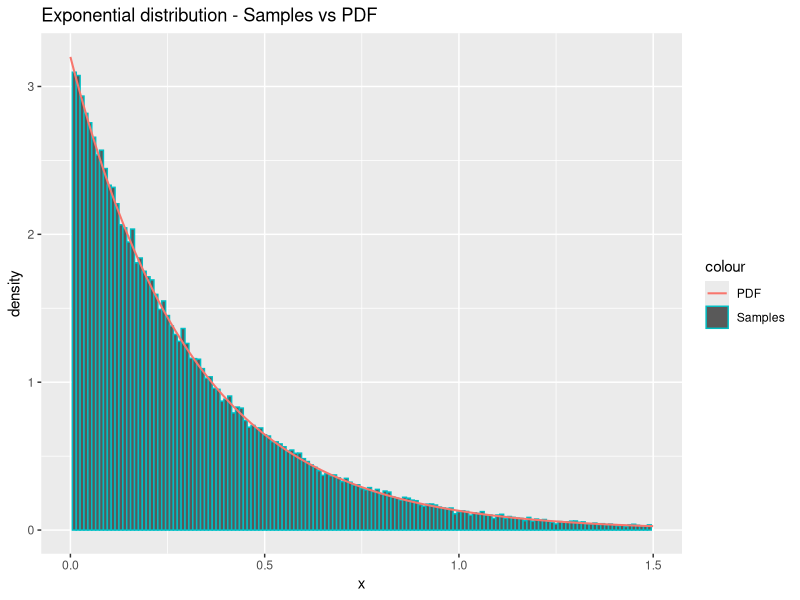
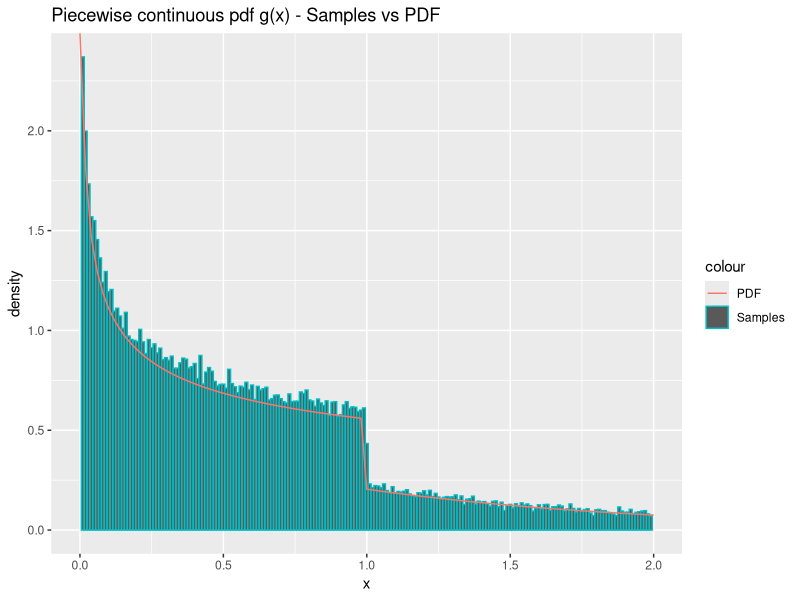
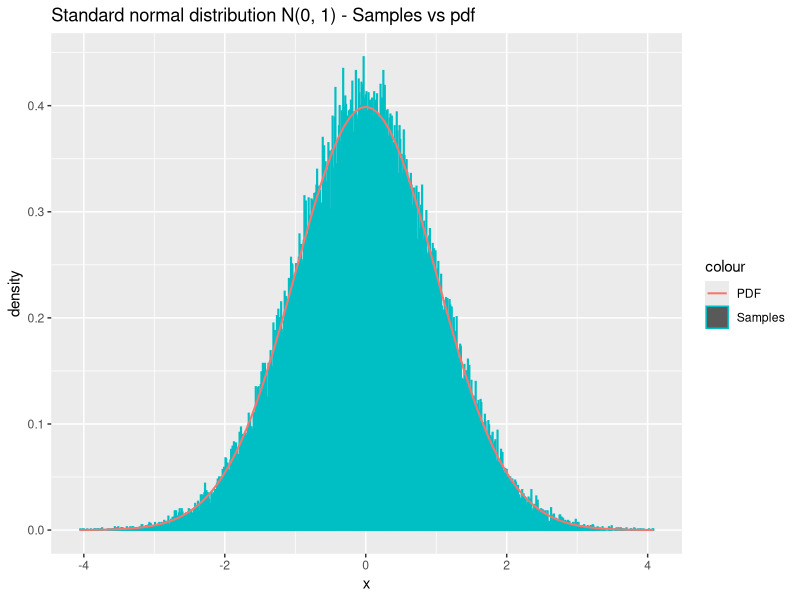
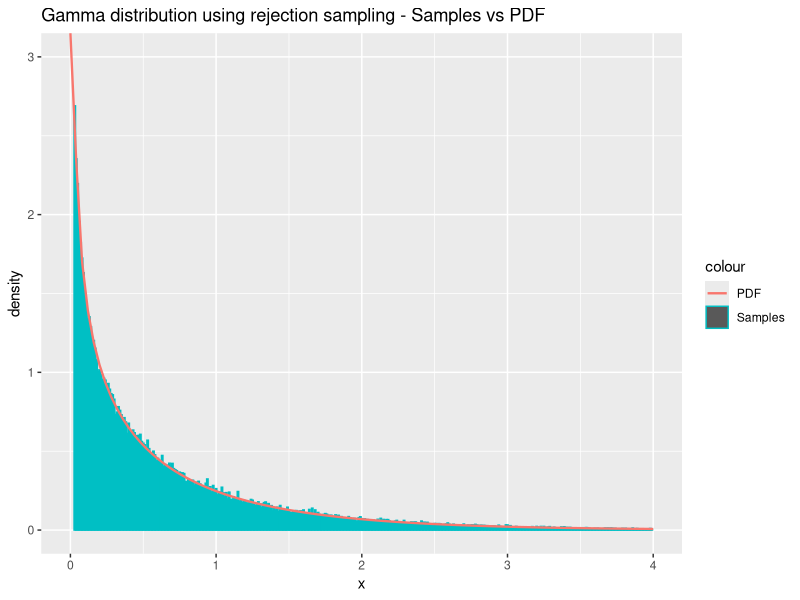
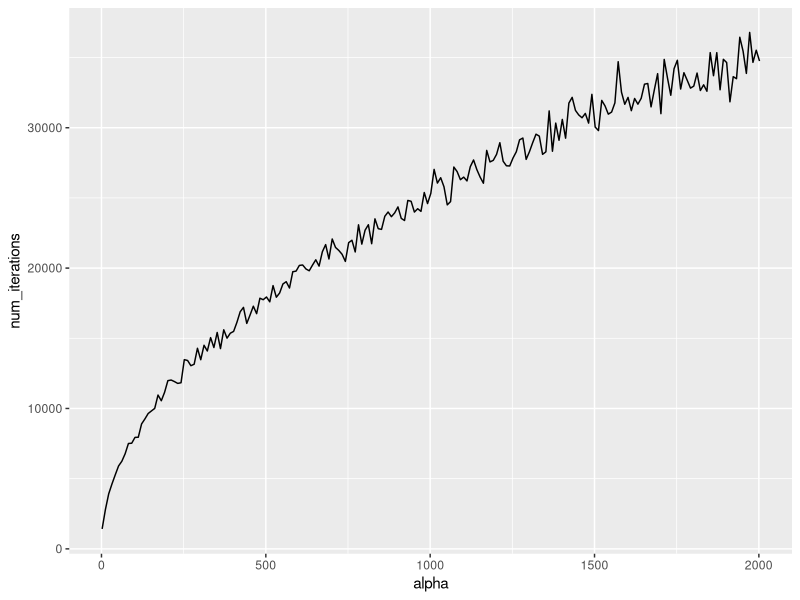
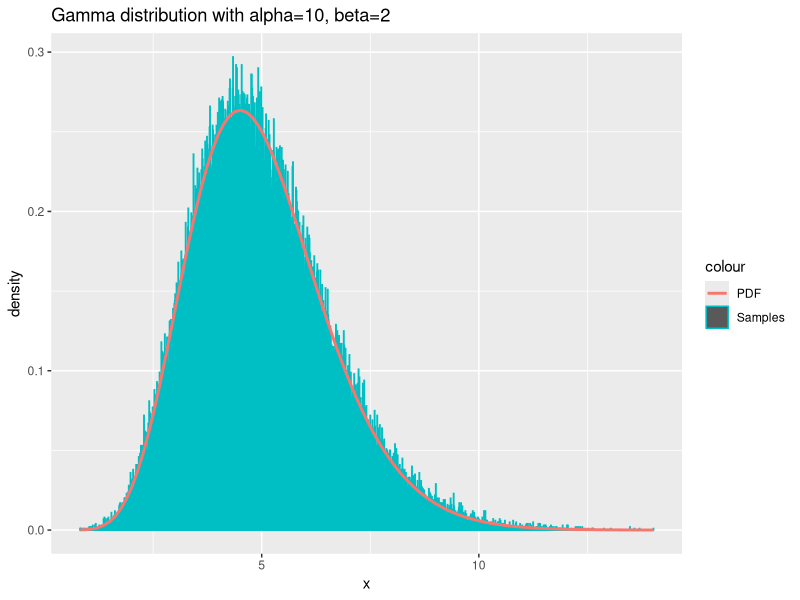
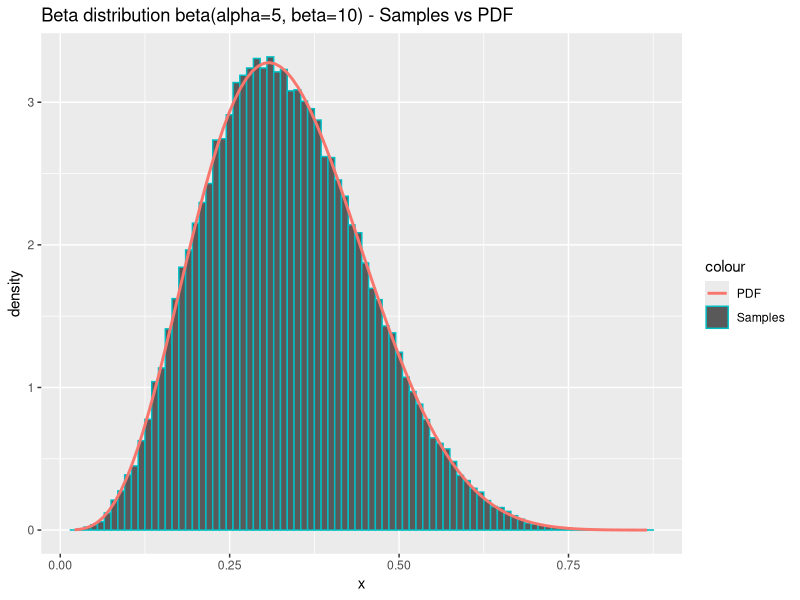
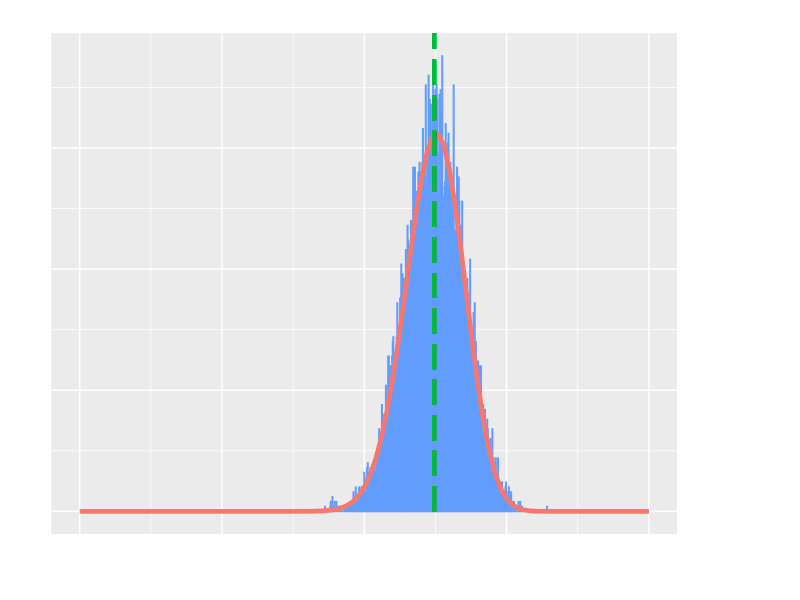

The R script that drew these images, in order: (Note: a time limit stopped this script after it produced the figures.)
## ---- chunk 1
  sample_exponential = function(n, lambda) {
    # Sample n times from U[0, 1]
    u = runif(n)
    
    # Evaluate inverse CDF in u:
    return(-1/lambda * log(u))
  }
## ---- chunk 2
  # Parameters
  n = 100000
  lambda = 3.2
  
  # Draw n samples from exponential distribution
  # with rate parameter lambda:
  x = sample_exponential(n, lambda)
  
  # Compare theoretical and sample mean and variance:
  cat("Theoretical mean:", 1/lambda, "Sample mean", mean(x), "\n")
  cat("Theoretical variance:", 1/lambda^2, "Sample variance", var(x), "\n")
## ---- chunk 3
  library(ggplot2)
  # Plot the samples which we generated in the
  # previous code block, together with the pdf
  df = data.frame(x=x)
  ggplot(df, aes(x=x)) +
    geom_histogram(aes(y = ..density.., color = "Samples"), binwidth=0.01) +
    stat_function(fun=dexp,geom = "line",size=0.7,args=(mean=lambda),aes(color="PDF")) +
    ggtitle("Exponential distribution - Samples vs PDF") +
    labs(x='x', y='density') +
    xlim(0, 1.5)
## ---- chunk 4
  # Define the pdf for g(x):
  density_g = function(x, alpha) {
    # Normalizing constant c:
    c = alpha*exp(1)/(alpha + exp(1))
    
    # Create an empty vector of same length as x:
    density = vector(length = length(x))
    
    # All elements corresponding to x < 1:
    density[x < 1.] = c*x[x<1.]^(alpha-1)
    
    # All elements corresponding to x >= 1:
    density[x >= 1.] = c*exp(-x[x>=1.])
    return(as.double(density))
  }

  # Sampler for g(x):
  sample_g = function(n, alpha) {
    # Normalizing constant c:
    c = (alpha * exp(1)) / (alpha + exp(1))
    
    # Draw n samples from U[0, 1]
    u = runif(n)
    
    # Create an empty vector of length n:
    samples = vector(length=n)
    
    # Set all elements corresponding to u < c/alpha
    # equal to the equation as defined in the inverse CDF:
    samples[u < c/alpha] = (alpha/c*u[u < c/alpha])^(1/alpha)
    
    # Set all elements corresponding to u >= c/alpha
    # equal to the equation as defined in the inverse CDF:
    samples[u >= c/alpha] = log(c / (1 - u[u >= c/alpha]))
    return(samples)
  }
## ---- chunk 5
  # Parameters:
  n = 100000
  alpha = 0.7
  
  # Draw n samples from our g(x) sampler
  # with parameter alpha:
  x = sample_g(n, alpha)
  
  # Normalizing constant:
  c = (alpha * exp(1)) / (alpha + exp(1))
  # Theoretical mean and variance use the expressions as defined above
  cat("Theoretical mean:", c/(alpha+1) + 2*c/exp(1), "Sample mean:", mean(x), "\n")
  cat("Theoretical variance:", c/(alpha+2) + 5*c/exp(1) - (c/(alpha+1) + 2*c/exp(1))^2, "Sample variance:", var(x), "\n")
## ---- chunk 6
  library(ggplot2)
  df = data.frame( x=x)
  ggplot(df, aes(x = x)) +
    geom_histogram(aes(y = ..density.., color = "Samples"), binwidth=0.01) +
    stat_function(fun=density_g,geom = "line",size=0.5,args=(mean=alpha),aes(color="PDF")) + 
    xlim(0, 2) + 
    ggtitle("Piecewise continuous pdf g(x) - Samples vs PDF") + labs(x='x', y='density')
## ---- chunk 7
  # Function to sample n times from N(0, 1):
  sample_standard_normal = function(n) {
    num_samples = n
    if((n %% 2) == 1) {
      # n is odd, so we should sample one extra:
      num_samples = num_samples + 1
    }
    
    # Sample from U[0, 2*pi]:
    x1 = runif(num_samples/2, 0, 2*pi)
    # Sample from exp(1/2):
    x2 = sample_exponential(num_samples/2, lambda=1/2)
    
    # Perform the transformations as defined above:
    y1 = sqrt(x2) * cos(x1)
    y2 = sqrt(x2) * sin(x1)
    
    # Remove the last sample if n is odd, 
    # and concatenate the vectors together to retrieve
    # n samples:
    return(c(y1, y2)[0:n])
  }
## ---- chunk 8
  # Parameters:
  n = 100000

  # Draw n samples from N(0,1):
  x = sample_standard_normal(n)
  
  cat("Theoretical mean:", 0, "Sample mean:", mean(x), "\n")
  cat("Theoretical variance:", 1, "Sample variance:", var(x), "\n")
## ---- chunk 9
  # Plot the samples from N(0, 1) in a histogram together with the pdf
  df = data.frame(x=x)
  ggplot(df, aes(x=x)) +
    geom_histogram(aes(y = ..density.., color = "Samples"), binwidth=0.01) +
    stat_function(fun=dnorm,geom = "line",size=0.7,args=list(0,1),aes(color="PDF")) +
    ggtitle("Standard normal distribution N(0, 1) - Samples vs pdf") +
    labs(x='x', y='density')
## ---- chunk 10
  # Function for sampling one time from the d-variate
  # normal distribution:
  sample_normal_d = function(d, mu, sigma) {
    # Draw d samples from N(0, 1):
    x = sample_standard_normal(d)
    
    # Apply the linear transformation:
    y = mu + t(chol(sigma)) %*% x
    
    return(y)
  }
## ---- chunk 11
  # Parameters:
  d = 2
  n = 100000
  mu = c(1.5, 3)
  sigma = matrix(c(5,7,7,10),ncol=d,nrow=d)
  
  # We have to sample in a for-loop since our sampler
  # cannot do this in a vectorized fashion:
  samples = matrix(NA, ncol=d, nrow=n)
  for (i in 1:n){
    samples[i,] = sample_normal_d(d,mu,sigma) # Draw n samples
  }
  
  average = apply(samples, 2, mean)
  print("Mean vector:")
  print.data.frame(data.frame(average))
  covmat = cov(samples)
  print("Covariance matrix:")
  print.data.frame(data.frame(covmat))
## ---- chunk 12
  # PDF of gamma for a given alpha and beta=1:
  density_f = function(x, alpha) {
    return(dgamma(x, alpha, rate=1))
  }
  
  # Function for drawing n samples from Gamma(alpha, 1)
  # When 0 < alpha < 1:
  sample_f_small = function(n, alpha) {
    c = (1/alpha + exp(-1)) / gamma(alpha)
    samples = vector()
    repeat {
      num_missing_samples = n - length(samples)
      x = sample_g(as.integer(num_missing_samples*c), alpha)
      
      acceptance_probs = density_f(x, alpha) / (c * density_g(x, alpha))
      u = runif(as.integer(num_missing_samples*c))
      samples = c(samples, x[u <= acceptance_probs])
      if(length(samples) >= n) {
        # Break out of loop if we have enough samples:
        break
      }
    }
    # Do not return excess samples:
    return(samples[0:n])
  }
## ---- chunk 13
  # Parameters:
  n = 100000
  alpha = 0.6 # 0 < alpha < 1
  
  # Draw n samples from Gamma(alpha, 1):
  x = sample_f_small(n, alpha)
  
  cat("Theoretical mean:", alpha, "Sample mean:", mean(x), "\n")
  cat("Theoretical variance:", alpha, "Sample variance:", var(x), "\n")
## ---- chunk 14
  n = 100000
  alpha = 0.6
  x = sample_f_small(n, alpha)
  df = data.frame(x)
  ggplot(df, aes(x = x)) +
    geom_histogram(aes(y = ..density.., color = "Samples"), binwidth=0.01) +
    stat_function(fun=dgamma,geom = "line",size=0.8,args=(alpha=alpha),aes(color="PDF")) +
    xlim(0, 4) + ylim(0, 3) + 
    ggtitle("Gamma distribution using rejection sampling - Samples vs PDF") + labs(x='x', y='density')
## ---- chunk 15
# Function for drawing n samples from
# Gamma(alpha, 1) when alpha > 1:
sample_f_large = function(n, alpha) {
  loga = (alpha - 1)/2 * (log(alpha - 1) - 1)
  logbp = (alpha + 1)/2 * (log(alpha + 1) - 1)
  
  samples = vector()
  num_iterations = 0
  
  while(length(samples) < n) {
    num_iterations = num_iterations + 1
    
    # Sample in log-scale
    log_x1 = loga + log(runif(1))
    log_x2 = logbp + log(runif(1))
    
    if(2*log_x1 <= (alpha - 1)*(log_x2 - log_x1) - exp(log_x2 - log_x1)) {
      # Accept the sample:
      samples = c(samples, exp(log_x2 - log_x1))
    }
  }
  
  return(list(samples=samples, num_iterations=num_iterations))
}
## ---- chunk 16
  # Parameters:
  n = 10000
  alpha = 50 # alpha > 1
  
  # Draw n samples from Gamma(alpha, 1) when alpha > 1
  samples = sample_f_large(n, alpha)$samples
  
  cat("Theoretical mean:", alpha, "Sample mean:", mean(samples), "\n")
  cat("Theoretical variance:", alpha, "Sample variance:", var(samples), "\n")
## ---- chunk 17
n = 1000
alpha = seq(2, 2002, 10)
num_iterations = vector()
for(a in alpha) {
  num_iterations = c(num_iterations, sample_f_large(n, a)$num_iterations)
}
df = data.frame(x=alpha, num_iterations=num_iterations)
ggplot(df, aes(x = alpha, y = num_iterations)) + geom_line()
## ---- chunk 18
sample_gamma = function(n, alpha, beta) {
  unscaled_samples = vector(length=n)
  if(alpha == 1.) {
    unscaled_samples = sample_exponential(n, 1)
  } else if(alpha < 1.) {
    unscaled_samples = sample_f_small(n, alpha)
  } else { # alpha > 1.
    unscaled_samples = sample_f_large(n, alpha)$samples
  }
  samples = unscaled_samples/as.double(beta)
  return(samples)
}
## ---- chunk 19
  # Parameters:
  n = 100000
  alpha = 10
  beta = 2
  
  # Draw n samples from Gamma(alpha, beta)
  x = sample_gamma(n, alpha, beta)
  
  # Plot the samples in a histogram together with the pdf
  df = data.frame(x)
  ggplot(df, aes(x = x)) +
      geom_histogram(aes(y = ..density.., color = "Samples"), binwidth=0.01) +
      stat_function(fun=dgamma,geom = "line",size=1,aes(color='PDF'),args = list(shape=alpha, rate=beta)) +
      ggtitle("Gamma distribution with alpha=10, beta=2") + labs(x='x', y='density')
## ---- chunk 20
  sample_beta = function(n, alpha, beta) {
    x = sample_gamma(n, alpha, 1)
    y = sample_gamma(n, beta, 1)
    z = x/(x+y)
    return(z)
  }
## ---- chunk 21
  # Parameters:
  n = 100000
  alpha = 5
  beta = 10
  
  # Draw n samples from beta(alpha, beta):
  x = sample_beta(n, alpha, beta)
  
  cat("Theoretical mean:", alpha/(alpha+beta), "Sample mean:", mean(x), "\n")
  cat("Theoretical variance", alpha*beta/((alpha+beta)^2*(alpha + beta + 1)), "Sample variance:", var(x), "\n")
## ---- chunk 22
  df = data.frame(x=x)
  ggplot(df, aes(x = x)) +
      geom_histogram(aes(y = ..density.., color = "Samples"), binwidth=0.01) +
      stat_function(fun=dbeta,geom = "line",size=1,aes(color='PDF'),args = list(shape1=alpha, shape2=beta)) +
      ggtitle("Beta distribution beta(alpha=5, beta=10) - Samples vs PDF") + labs(x='x', y='density')
## ---- chunk 23

#Estimate probability
n = 100000
x = sample_standard_normal(n)

hit_counter = 0
for (num in x) {
  if (num > 4) {
    hit_counter = hit_counter + 1
    
  }
}
est = hit_counter/length(x)
cat(est*100, " percent.")

#Calculate variance
confidence_interval = est + c(-1, 1)*qnorm(.975)*sqrt(var(x)/n)

cat("Confidence:", confidence_interval*100, "percent.")
## ---- chunk 24

#Draw sample from g(x) using inverse transform

generate_weighted_samples = function(n) {
  samples = rep(NA, n)
  n_c = 1
  for (i in 1:n) {
    
    sample_u = runif(1)
    sample_x = sqrt(16-2*log(1-sample_u)) #Inverse
    if (sample_x > 4) {
      weight = 1/(exp(8)*sqrt(2*pi)*sample_x) #Calculate weight
      samples[i] = 1*weight
    }
    else {
      samples[i] = 0
    }
  }
  return(samples)
}

samples = generate_weighted_samples(100000)

est = mean(samples)

confidence_interval = est + c(-1, 1)*qnorm(.975)*sqrt(var(samples)/n)

cat("Estimated:", est)

cat("COnfidence interval:", confidence_interval)






## ---- chunk 25

#Function to be sampled from
dna_function = function(x) {
    return((2 + x)^125 * (1 - x)^38 * x^34)
}

#Find highest value of dna_function to set as max c
target_c = optimize(dna_function, c(0, 1), maximum = TRUE)

#Find normalizing constant
n_c = integrate(dna_function, 0, 1)$val

generate_samples = function(n) {
    samples = rep(NA, n)
    run_cnt = 0
    for (i in 1:n) {
        done = 0
        while (done == 0) {
            x_sample = runif(1)  # Proposal sample
            a = dna_function(x_sample)/target_c$objective #Acceptance probability
            u = runif(1) #Used to determine acceptance
            # Accept if u<a(alpha)
            if (u <= a) {
                samples[i] = x_sample
                done = 1
            }
            run_cnt = run_cnt + 1
        }
    }
    return(list(samples = samples, iterations = run_cnt))
}


## ---- chunk 26

n = 10000

# Function used to find actual mean
g = function(x) {
  return(x*dna_function(x)*x)
}

dna_func_density = function(x) {
  return(dna_function(x)/n_c)
}


y = generate_samples(n) #Generate samples from the distribution

est_mean = sum(y$samples)/n

cat("Estimated mean: ", sum(y$samples)/n, "Theoretical mean: ", integrate(g, 0, 1)$val/n_c, "\n")
## ---- chunk 27
#Generate histogram

df = data.frame(theo = seq(0, 1, length.out = n), value = y$samples)

#TODO: Add caption
ggplot(df, aes(x = value)) + geom_histogram(aes(y = ..density.., colour = "Sampled"), 
    binwidth = 0.001) + stat_function(fun = dna_func_density, geom = "line", 
    size = 1.6, aes(colour = "Analytical")) + ggtitle("Analytical vs sampled density") + 
    xlim(0, 1) + geom_segment(x = sum(y$samples)/n, xend = sum(y$samples)/n, 
    y = 0, yend = 100, aes(colour = "Mean"), size = 1.2, linetype = "longdash") + 
    labs(x = "x", y = "density", caption = paste("Caption"))

## ---- chunk 28
cat("Average random numbers per sample: ",y$iterations/n)
cat("Theoretical expected numbers per sample: ", target_c$objective/n_c)
